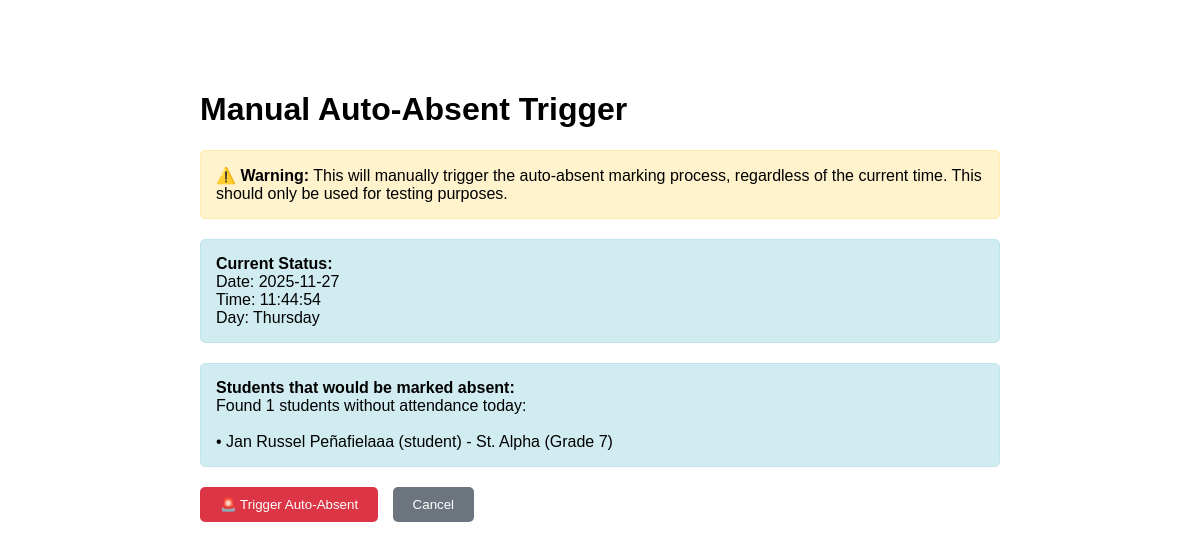
Before: /manual-auto-absent.php with the older database file.
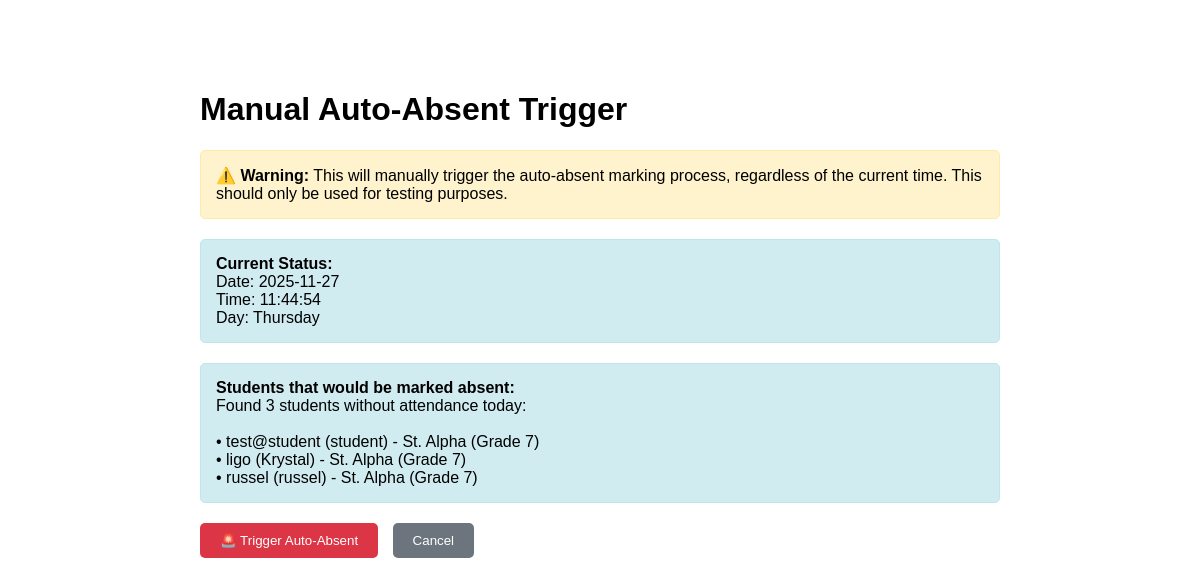
After: the same page with the newer database file.
### tables this page shows
CREATE TABLE `users` (
  `id` int(11) NOT NULL,
  `username` varchar(50) NOT NULL,
  `full_name` varchar(100) NOT NULL,
  `password` varchar(255) NOT NULL DEFAULT '',
  `phone` varchar(20) DEFAULT NULL,
  `role` enum('admin','teacher','student','parent') NOT NULL,
  `lrn` varchar(12) DEFAULT NULL COMMENT 'Learner Reference Number for students only',
  `section_id` int(11) DEFAULT NULL,
  `parent_id` int(11) DEFAULT NULL,
  `profile_image` varchar(255) DEFAULT NULL,
  `profile_image_path` varchar(255) DEFAULT NULL,
  `qr_code` text DEFAULT NULL,
  `status` enum('active','inactive') DEFAULT 'active',
  `created_at` timestamp NOT NULL DEFAULT current_timestamp(),
  `updated_at` timestamp NOT NULL DEFAULT current_timestamp() ON UPDATE current_timestamp()
);

CREATE TABLE `sections` (
  `id` int(11) NOT NULL,
  `section_name` varchar(50) NOT NULL,
  `grade_level` varchar(20) NOT NULL,
  `teacher_id` int(11) DEFAULT NULL,
  `description` text DEFAULT NULL,
  `status` enum('active','inactive') DEFAULT 'active',
  `created_at` timestamp NOT NULL DEFAULT current_timestamp()
);

### manual-auto-absent.php (the view, shortened to what this page needs)
<?php
require_once __DIR__ . '/sms_functions.php';
$confirmed = isset($_POST['confirm']) && $_POST['confirm'] === 'yes';
if (!$confirmed) {
    ?>
    <!DOCTYPE html>
    <html>
    <head>
    </head>
    <body>
        <h1>Manual Auto-Absent Trigger</h1>
        <div class="warning">
            <strong>⚠️ Warning:</strong> This will manually trigger the auto-absent marking process,
            regardless of the current time. This should only be used for testing purposes.
        </div>
        <div class="info">
            <strong>Current Status:</strong><br>
            Date: <?php echo date('Y-m-d'); ?><br>
            Time: <?php echo date('H:i:s'); ?><br>
            Day: <?php echo date('l'); ?><br>
        </div>
        <?php
        try {
            $today = date('Y-m-d');
            $absent_students_query = "
                SELECT u.id, u.username, u.full_name, u.section_id, s.section_name, s.grade_level
                FROM users u
                LEFT JOIN sections s ON u.section_id = s.id
                LEFT JOIN attendance a ON u.id = a.student_id AND a.attendance_date = ?
                WHERE u.role = 'student'
                AND u.status = 'active'
                AND a.id IS NULL
            ";
            $stmt = $pdo->prepare($absent_students_query);
            $stmt->execute([$today]);
            $absent_students = $stmt->fetchAll(PDO::FETCH_ASSOC);
            echo "<div class='info'>";
            echo "<strong>Students that would be marked absent:</strong><br>";
            if (count($absent_students) > 0) {
                echo "Found " . count($absent_students) . " students without attendance today:<br><br>";
                foreach ($absent_students as $student) {
                    $section_info = $student['section_name'] ? "{$student['section_name']} (Grade {$student['grade_level']})" : 'No Section';
                    echo "• {$student['full_name']} ({$student['username']}) - {$section_info}<br>";
                }
            } else {
                echo "No students found without attendance records today.";
            }
            echo "</div>";
        } catch (Exception $e) {
            echo "<div class='warning'>Error checking students: " . $e->getMessage() . "</div>";
        }
        ?>
        <form method="POST" onsubmit="return confirm('Are you sure you want to trigger auto-absent marking? This cannot be undone.');">
            <button type="submit">🚨 Trigger Auto-Absent</button>
            <button type="button" class="cancel" onclick="window.location.href='dashboard.php'">Cancel</button>
        </form>
    </body>
    </html>
    <?php
    exit;
}
?>

### manual-auto-absent.php (style rules this page uses)
body { font-family: Arial, sans-serif; max-width: 800px; margin: 50px auto; padding: 20px; }
.warning { background: #fff3cd; border: 1px solid #ffeaa7; padding: 15px; border-radius: 5px; margin: 20px 0; }
.info { background: #d1ecf1; border: 1px solid #bee5eb; padding: 15px; border-radius: 5px; margin: 20px 0; }
button { background: #dc3545; color: white; padding: 10px 20px; border: none; border-radius: 5px; cursor: pointer; }
.cancel { background: #6c757d; margin-left: 10px; }

Changed rows visible on the page:
changed users "student": full_name "Jan Russel Peñafielaaa" → "test@student"
added users: full_name "ligo", username "Krystal", section.grade_level "St. Alpha (Grade 7)"
added users: full_name "russel", username "russel", section.grade_level "St. Alpha (Grade 7)"
Other visible differences:
count($absent_students): "1" → "3"
